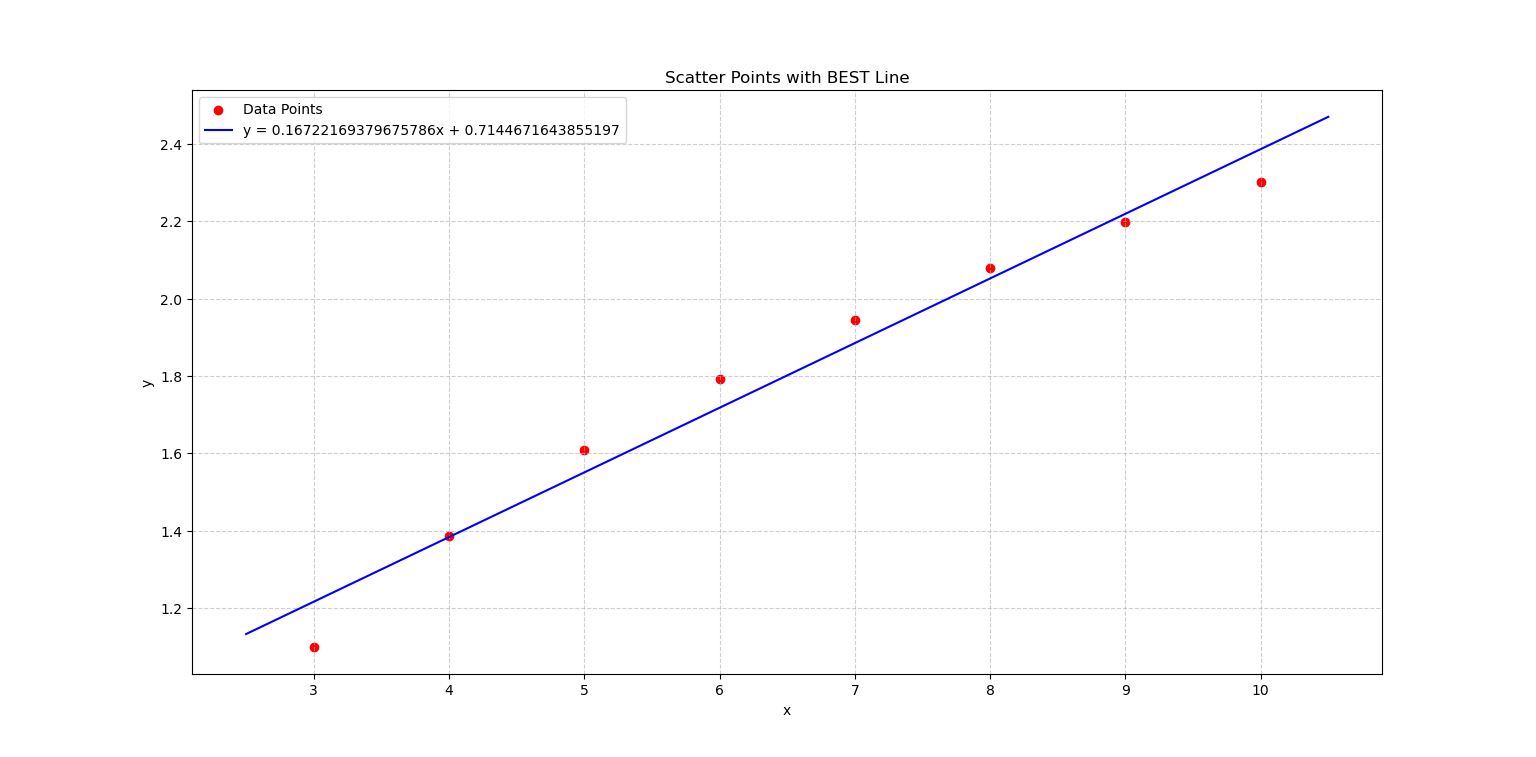

Python code for this plot:
import numpy as np
import math
import matplotlib.pyplot as plt

def MGS2(A):
    m,n=A.shape
    Q=np.zeros((m,n), dtype=A.dtype)
    R=np.zeros((n,n), dtype=A.dtype)
    for i in range(n):
        Q[:,i]=A[:,i]
        for j in range(i):
            R[j,i]=np.vdot(Q[:,j],Q[:,i])
            Q[:,i]-=Q[:,j]*R[j,i]
        for j in range(i):
            r=np.vdot(Q[:,j],Q[:,i])
            R[j,i]+=r
            Q[:,i]-=r*Q[:,j]
        R[i,i]=np.linalg.norm(Q[:,i])
        Q[:,i]/=R[i,i]
    return Q,R

def best_line(A,b):
    Q,R=MGS2(A)
    Qb=Q.T@b
    return np.linalg.solve(R,Qb)

def vis(A,b):
    x_points=A[:,1]
    y_points=b
    x=best_line(A,b)
    k=x[1]
    t=x[0]
    x_line=np.linspace(min(x_points)-0.5,max(x_points)+0.5,100)
    y_line=k*x_line+t
    plt.figure(figsize=(8, 6))
    plt.scatter(x_points, y_points, color='red', label='Data Points')
    plt.plot(x_line, y_line, color='blue', label=f'y = {k}x + {t}')
    plt.xlabel('x')
    plt.ylabel('y')
    plt.title('Scatter Points with BEST Line')
    plt.legend()
    plt.grid(True, linestyle='--', alpha=0.6)
    plt.show()

if __name__ == "__main__":
    A=np.array([[1,3],[1,4],[1,5],[1,6],[1,7],[1,8],[1,9],[1,10]],dtype=float)
    b=np.array([math.log(3),math.log(4),math.log(5),math.log(6),
                math.log(7),math.log(8),math.log(9),math.log(10)])
    vis(A,b)
